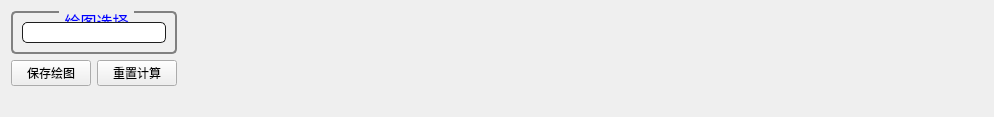
           <widget class="QWidget" name="tabPlot">
            <property name="maximumSize">
             <size>
              <width>1006</width>
              <height>505</height>
             </size>
            </property>
            <attribute name="title">
             <string>绘图</string>
            </attribute>
            <layout class="QHBoxLayout" name="horizontalLayout_17">
             <item>
              <layout class="QVBoxLayout" name="verticalLayout_10">
               <item>
                <widget class="QGroupBox" name="groupBox">
                 <property name="maximumSize">
                  <size>
                   <width>16777215</width>
                   <height>100</height>
                  </size>
                 </property>
                 <property name="font">
                  <font>
                   <pointsize>12</pointsize>
                   <weight>50</weight>
                   <italic>false</italic>
                   <bold>false</bold>
                  </font>
                 </property>
                 <property name="styleSheet">
                  <string notr="true">QGroupBox {
    background-color: qlineargradient(x1: 0, y1: 0, x2: 0, y2: 1,
                                      stop: 0 #E0E0E0, stop: 1 #FFFFFF);
    border: 2px solid gray;
    border-radius: 5px;
    margin-top: 1ex; /* leave space at the top for the title */
	font: 12pt;
}

QGroupBox::title {
    subcontrol-origin: margin;
    subcontrol-position: top center; /* position at the top center */
    padding: 0 3px;
    background-color: qlineargradient(x1: 0, y1: 0, x2: 0, y2: 1,
                                      stop: 0 #FFDD00, stop: 1 #FBB034);
	border-radius:2px;
	color:blue;
}</string>
                 </property>
                 <property name="title">
                  <string>绘图选择</string>
                 </property>
                 <layout class="QHBoxLayout" name="horizontalLayout_19">
                  <item>
                   <widget class="QComboBox" name="comboBox_analyzePlot">
                    <property name="font">
                     <font>
                      <pointsize>10</pointsize>
                      <weight>75</weight>
                      <bold>true</bold>
                     </font>
                    </property>
                    <property name="styleSheet">
                     <string notr="true">QComboBox
{
    subcontrol-origin: padding;
    subcontrol-position: top right;
    selection-background-color: #111;
    selection-color: yellow;
    color: white;
    background-color: qlineargradient(x1: 0, y1: 0, x2: 0, y2: 1,
                                      stop: 0 #f6f7fa, stop: 1 #dadbde);
    border-style: solid;
    border: 1px solid #1e1e1e;
    border-radius: 5;
    padding: 1px 0px 1px 20px;
}


QComboBox:hover, QPushButton:hover
{
    border: 1px solid yellow;
    color: white;
}

QComboBox:editable {
    background: red;
    color: pink;
}

QComboBox:on
{
    padding-top: 0px;
    padding-left: 0px;
    color: black;
    background-color: qlineargradient(x1: 0, y1: 0, x2: 0, y2: 1,
                                      stop: 0 #f6f7fa, stop: 1 #dadbde);
    selection-background-color: #ffaa00;
}

QComboBox:!on
{
    color: black;
    background-color: qlineargradient(x1: 0, y1: 0, x2: 0, y2: 1,
                                      stop: 0 #f6f7fa, stop: 1 #dadbde);
}

QComboBox QAbstractItemView
{
    border: 2px solid darkgray;
    color: black;
    selection-background-color: qlineargradient(x1: 0, y1: 0, x2: 0, y2: 1,
                                      stop: 0 #f6f7fa, stop: 1 #dadbde);
}

QComboBox::drop-down
{
     subcontrol-origin: padding;
     subcontrol-position: top right;
     width: 15px;
     color: white;
     border-left-width: 0px;
     border-left-color: darkgray;
     border-left-style: solid; /* just a single line */
     border-top-right-radius: 3px; /* same radius as the QComboBox */
     border-bottom-right-radius: 3px;
     padding-left: 10px;
 }

QComboBox::down-arrow, QSpinBox::down-arrow, QTimeEdit::down-arrow, QDateEdit::down-arrow
{
     image: url(&quot;C:/Users/JJZ/OneDrive - University of Tulsa/Projects/Project_PlungerLift/Plunger_lift_model_RIPED/icons/arrow-down.png&quot;);
     width: 12px;
     height: 12px;
}</string>
                    </property>
                   </widget>
                  </item>
                 </layout>
                </widget>
               </item>
               <item>
                <layout class="QHBoxLayout" name="horizontalLayout_18">
                 <item>
                  <widget class="QPushButton" name="btn_save_analyzePlot">
                   <property name="styleSheet">
                    <string notr="true">background-color: qlineargradient(x1: 0, y1: 0, x2: 0, y2: 1,
                                      stop: 0 #f6f7fa, stop: 1 #dadbde);

font: 12pt bold &quot;Arial&quot;;</string>
                   </property>
                   <property name="text">
                    <string>保存绘图</string>
                   </property>
                   <property name="icon">
                    <iconset resource="plunger_ico.qrc">
                     <normaloff>:/plunger/icons/save.png</normaloff>:/plunger/icons/save.png</iconset>
                   </property>
                   <property name="iconSize">
                    <size>
                     <width>24</width>
                     <height>24</height>
                    </size>
                   </property>
                  </widget>
                 </item>
                 <item>
                  <widget class="QPushButton" name="btn_reset_analyzePlot">
                   <property name="styleSheet">
                    <string notr="true">background-color: qlineargradient(x1: 0, y1: 0, x2: 0, y2: 1,
                                      stop: 0 #f6f7fa, stop: 1 #dadbde);

font: 12pt bold &quot;Arial&quot;;</string>
                   </property>
                   <property name="text">
                    <string>重置计算</string>
                   </property>
                   <property name="icon">
                    <iconset resource="plunger_ico.qrc">
                     <normaloff>:/plunger/icons/Reset.png</normaloff>:/plunger/icons/Reset.png</iconset>
                   </property>
                   <property name="iconSize">
                    <size>
                     <width>24</width>
                     <height>24</height>
                    </size>
                   </property>
                  </widget>
                 </item>
                </layout>
               </item>
               <item>
                <widget class="QLabel" name="label">
                 <property name="text">
                  <string/>
                 </property>
                </widget>
               </item>
              </layout>
             </item>
             <item>
              <widget class="QWidget" name="widget_analyzePlot" native="true">
               <property name="minimumSize">
                <size>
                 <width>800</width>
                 <height>0</height>
                </size>
               </property>
               <property name="maximumSize">
                <size>
                 <width>1000</width>
                 <height>16777215</height>
                </size>
               </property>
              </widget>
             </item>
            </layout>
           </widget>
